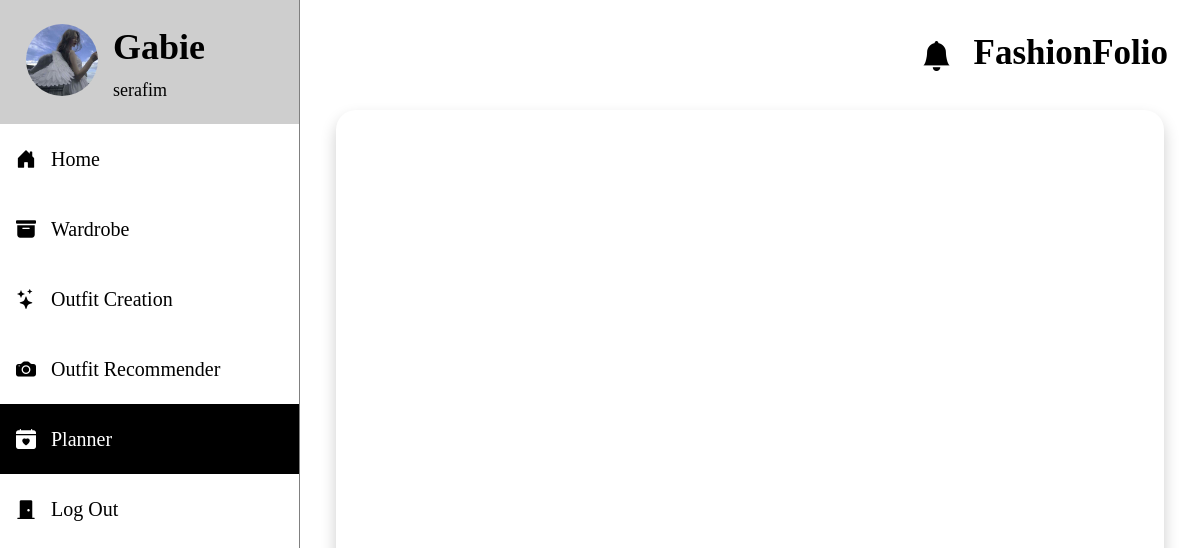
Screenshot of /planner (signed in) with the database file from the repository.
### wardrobe/models.py (models this page shows, shortened)
class UserProfile(models.Model):
    user = models.ForeignKey(UserAccount, on_delete=models.CASCADE, null=False)
    name = models.CharField(max_length=255)
    bio = models.TextField(max_length=500)
    profilepic = models.ImageField(upload_to="profpic/", default="profpic/default_userpic.png")
    birthdate = models.DateField(null=False)
    height = models.IntegerField()
    weight = models.IntegerField()
    body_shape = models.ForeignKey(BodyShape, on_delete=models.CASCADE)
    pref_color = models.ManyToManyField(ItemColor, blank=True)
    pref_style = models.ManyToManyField(ItemStyle, blank=True)
    pref_genderedstyle = models.CharField(max_length=255, blank=True)

class UserAccount(models.Model):
    username = models.CharField(max_length=255, unique=True, null=False)
    password = models.CharField(max_length=255)
    email = models.EmailField(max_length=255)
    isVerified = models.BooleanField(default=False)
    code = models.CharField(max_length=255, null=True, default=None)
    date_joined = models.DateTimeField(default=timezone.now)

### wardrobe/views.py (the view, shortened to what this page needs)
# urls.py: path('planner', views.outfit_plan, name='outfit_plan'),
def outfit_plan(request):
    if 'fashion_user_id' in request.session and request.session['fashion_user_id']:
        user_id = request.session['fashion_user_id']
        userprofile_exist = UserProfile.objects.filter(user=user_id).exists()
        if userprofile_exist:
            userprofile = UserProfile.objects.filter(user=user_id)
            outfits = UserOutfit.objects.filter(user=user_id)
            all_events = OutfitPlan.objects.filter(user=user_id)
            return render(request, 'wardrobe/outfit_plan.html', {
                'userprofile': userprofile,
                'outfits': outfits,
                'events':all_events,
            })
    else:
        return render(request, "wardrobe/login.html", {
            "message": "Please login your account."
        })

### wardrobe/templatetags/wardrobe/custom_filters.py (called while the page is built)
@register.filter
def startswith(value, arg):
    return value.startswith(arg)

### wardrobe/templates/wardrobe/outfit_plan.html (shortened to what this page needs)
{% extends "wardrobe/layout.html" %}
{% load static %}
{% block body %}
<div class="content_container">
</div>
{% endblock %}

### wardrobe/templates/wardrobe/layout.html (shortened to what this page needs)
{% load static %}
{% load wardrobe.custom_filters %}
<!DOCTYPE html>
<html lang="en">
<head>
    <link rel="stylesheet" href="https://stackpath.bootstrapcdn.com/bootstrap/4.4.1/css/bootstrap.min.css">
    <link rel="stylesheet" href="https://cdn.jsdelivr.net/npm/bootstrap-icons@1.11.1/font/bootstrap-icons.css">
    <link href="https://cdn.jsdelivr.net/npm/bootstrap@5.0.2/dist/css/bootstrap.min.css" rel="stylesheet">
    <link rel="stylesheet" href="https://cdnjs.cloudflare.com/ajax/libs/fullcalendar/3.9.0/fullcalendar.css" />
    <link href="{% static 'wardrobe/styles.css' %}" rel="stylesheet">
</head>
<body>
    <div class="header" id="headercontainer">
        <table id="header">
            <tr>
                <td class="header_col">
                    <button type="button" id="menu_btn"></button>
                </td>
                <td class="header_col" id="header_right">
                    <table class="app_title_container">
                        <tr>
                            <td>
                                <div>
                                    <div id="btn_notif_div">
                                        <i class="bi bi-bell-fill" id="btn_notif"></i></div>
                                </div>
                            </td>
                            <td><a href="{% url 'index' %}"><h2 class="apptitle">FashionFolio</h2></a></td>
                        </tr>
                    </table>
                </td>
            </tr>
        </table>
    </div>
    <ul id="navbar">
            {% if not request.path == '/profile' %}
            <li>
            <a href="{% url 'profile' %}">
                {% for profile in userprofile %}
                <div class="row">
                    <div class="col-4">
                        <img src="/media/{{ profile.profilepic }}" alt='Image' id='nav_mini_dp'>
                    </div>
                    <div class="col-8">
                        <span class="user_name">{{ profile.name }}</span><br><span class="user_name2">{{ profile.user.username }}</span>
                    </div>
                </div>
                {% endfor %}
            </a>
            </li>
            {% else %}
            <li class="nav_active">
                <a href="{% url 'profile' %}">
            <span class="profile_title">Profile</span>
                </a>
            </li>
            {% endif %}
        <div class="contentsnav">
            {% if request.path == '/' %}
            <li class="nav_active"><a href="{% url 'index' %}"><i class="bi bi-house-door-fill"></i> &nbsp;&nbsp;Home</a></li>
            {% else %}
            <li><a href="{% url 'index' %}"><i class="bi bi-house-door-fill"></i> &nbsp;&nbsp;Home</a></li>
            {% endif %}
            {% if request.path|startswith:'/wardrobe' %}
            <li class="nav_active"><a href="{% url 'wardrobe' 'all' %}"><i class="bi bi-archive-fill"></i> &nbsp;&nbsp;Wardrobe</a></li>
            {% else %}
            <li><a href="{% url 'wardrobe' 'all' %}"><i class="bi bi-archive-fill"></i> &nbsp;&nbsp;Wardrobe</a></li>
            {% endif %}
            {% if request.path == '/outfit_creation' or request.path|startswith:'/outfit_details' %}
            <li class="nav_active"><a href="{% url 'outfit_creation' %}"><i class="bi bi-stars"></i> &nbsp;&nbsp;Outfit Creation</a></li>
            {% else %}
            <li><a href="{% url 'outfit_creation' %}"><i class="bi bi-stars"></i> &nbsp;&nbsp;Outfit Creation</a></li>
            {% endif %}
            {% if request.path == '/item_recommendation/' %}
            <li class="nav_active"><a href="{% url 'body_item_reco' %}"><i class="bi bi-camera-fill"></i> &nbsp;&nbsp;Outfit Recommender</a></li>
            {% else %}
            <li><a href="{% url 'body_item_reco' %}"><i class="bi bi-camera-fill"></i> &nbsp;&nbsp;Outfit Recommender</a></li>
            {% endif %}
            {% if request.path == '/planner' %}
            <li class="nav_active"><a href="{% url 'outfit_plan' %}"><i class="bi bi-calendar-heart-fill"></i> &nbsp;&nbsp;Planner</a></li>
            {% else %}
            <li><a href="{% url 'outfit_plan' %}"><i class="bi bi-calendar-heart-fill"></i> &nbsp;&nbsp;Planner</a></li>
            {% endif %}
            <li><a href="{% url 'logout' %}"><i class="bi bi-door-closed-fill"></i> &nbsp;&nbsp;Log Out</a></li>
        </div>
    </ul>
    {% block body %}
    {% endblock %}
</body>
</html>

### wardrobe/static/wardrobe/styles.css (style rules this page uses)
body { font-family: "Playfair Display", serif; }
a { text-decoration: none; color: black; }
#headercontainer { width: 100%; max-width: 100%; background:none; color: white; padding: 30px; z-index: 10; position: fixed; }
#header { color: black; width: 100%; }
.app_title_container { float: right; }
#menu_btn { font-size: 25px; font-weight: bold; width: 50px; height: 50px; border-radius: 10px; background: none; border:none; }
#nav_mini_dp { width: 6vw; height: 6vw; object-fit: cover; border-radius: 50%; margin: 10px; margin-top: 5%; margin-bottom: 5%; }
.user_name { font-weight: bold; font-size: 3vw; }
.user_name2 { font-size: 1.5vw; }
.apptitle { font-family: "Playfair Display", serif; font-weight: bold; font-size: 35px; }
#btn_notif { cursor: pointer; font-size: 30px; margin-right: 5px; margin-left: 5px; }
#btn_notif_div { margin-left: 15px; margin-right: 15px; }
#navbar { list-style-type: none; margin: 0; padding: 0; width: 25%; background-color: white; position: fixed; height: 100%; overflow-x: auto; white-space: normal; z-index: 99; display: block; border-right: 1px solid gray; }
li a, #m_destinations, #m_services { display: block; color: black; padding: 20px 16px; text-decoration: none; font-size: 20px; }
.nav_active a { background-color: black; color: white; text-decoration: none; }
.content_container { width: 69%; height: 80%; display: block; margin-top: 110px; margin-left: 28%; position: absolute; box-shadow: 0px 8px 16px 0px rgba(0,0,0,0.2); padding: 50px; padding-top: 40px; border-radius: 20px; overflow-y: auto; overflow-x: hidden; }

### rows the page displays
UserProfile: profilepic (picture), name "Gabie", user.username "serafim"
